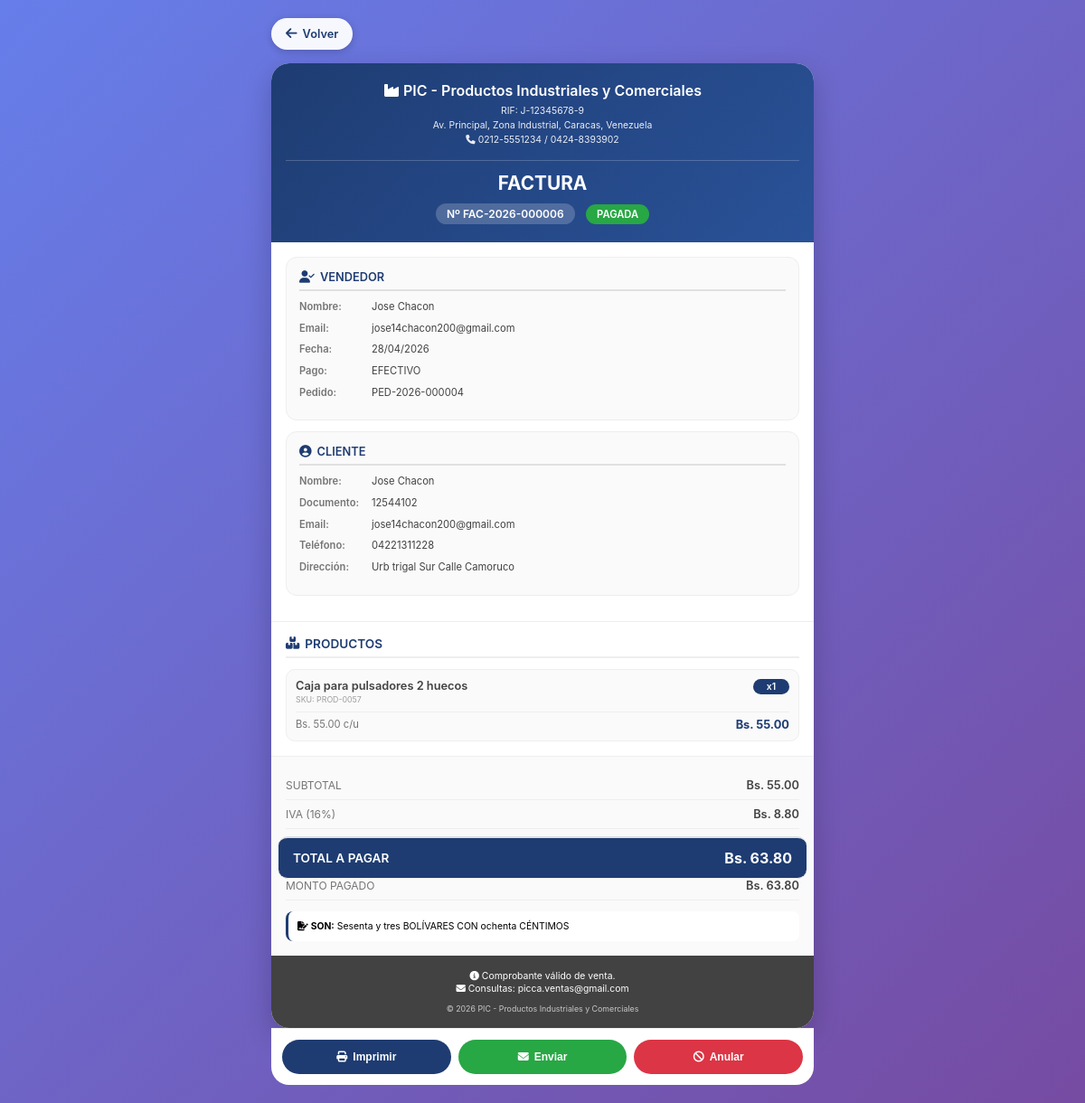
Screenshot of /facturacion/ver_factura.php?id=6 (signed in) with the database file from the repository.
### tables this page shows
CREATE TABLE `facturas` (
  `id` int NOT NULL AUTO_INCREMENT,
  `pedido_id` int DEFAULT NULL,
  `cliente_id` int NOT NULL,
  `numero_factura` varchar(20) NOT NULL,
  `fecha_emision` datetime DEFAULT CURRENT_TIMESTAMP,
  `fecha_vencimiento` date DEFAULT NULL,
  `subtotal` decimal(10,2) DEFAULT '0.00',
  `iva` decimal(10,2) DEFAULT '0.00',
  `total` decimal(10,2) NOT NULL DEFAULT '0.00',
  `metodo_pago` varchar(50) DEFAULT NULL,
  `estado` enum('pendiente','pagada','anulada') DEFAULT 'pendiente',
  `usuario_id` int DEFAULT NULL,
  `created_at` timestamp NULL DEFAULT CURRENT_TIMESTAMP,
  PRIMARY KEY (`id`),
  UNIQUE KEY `numero_factura` (`numero_factura`),
  UNIQUE KEY `pedido_id` (`pedido_id`),
  KEY `cliente_id` (`cliente_id`),
  CONSTRAINT `facturas_ibfk_1` FOREIGN KEY (`pedido_id`) REFERENCES `pedidos` (`id`) ON DELETE SET NULL,
  CONSTRAINT `facturas_ibfk_2` FOREIGN KEY (`cliente_id`) REFERENCES `clientes` (`id`) ON DELETE CASCADE
);

CREATE TABLE `users` (
  `id` int NOT NULL AUTO_INCREMENT,
  `nombre` varchar(100) NOT NULL,
  `correo` varchar(100) NOT NULL,
  `password` varchar(255) NOT NULL,
  `direccion` varchar(255) DEFAULT NULL,
  `estado` varchar(20) DEFAULT 'activo',
  `cedula` varchar(20) DEFAULT NULL,
  `telefono` varchar(20) DEFAULT NULL,
  `foto_perfil` varchar(255) DEFAULT NULL,
  `rol` varchar(20) DEFAULT 'usuario',
  `is_active` tinyint(1) DEFAULT '1',
  `email_verified` tinyint(1) DEFAULT '0',
  `verification_token` varchar(255) DEFAULT NULL,
  `last_login` datetime DEFAULT NULL,
  `created_at` timestamp NULL DEFAULT CURRENT_TIMESTAMP,
  PRIMARY KEY (`id`),
  UNIQUE KEY `correo` (`correo`),
  UNIQUE KEY `cedula` (`cedula`),
  KEY `idx_users_estado` (`estado`),
  KEY `idx_users_correo` (`correo`)
);

CREATE TABLE `pedidos` (
  `id` int NOT NULL AUTO_INCREMENT,
  `cliente_id` int DEFAULT NULL,
  `usuario_id` int DEFAULT NULL,
  `numero_pedido` varchar(20) NOT NULL,
  `fecha_pedido` datetime DEFAULT CURRENT_TIMESTAMP,
  `subtotal` decimal(10,2) NOT NULL DEFAULT '0.00',
  `impuesto` decimal(10,2) NOT NULL DEFAULT '0.00',
  `iva` decimal(10,2) NOT NULL DEFAULT '0.00',
  `total` decimal(10,2) NOT NULL DEFAULT '0.00',
  `estado` enum('pendiente','procesando','enviado','entregado','cancelado','facturado') DEFAULT 'pendiente',
  `metodo_pago` varchar(50) DEFAULT NULL,
  `referencia_pago` varchar(100) DEFAULT NULL,
  `comprobante_pago` varchar(255) DEFAULT NULL,
  `notas_cliente` text,
  `notas_internas` text,
  `observaciones` text,
  `fecha_facturacion` datetime DEFAULT NULL,
  `direccion_envio` text,
  `created_at` timestamp NULL DEFAULT CURRENT_TIMESTAMP,
  `updated_at` timestamp NULL DEFAULT CURRENT_TIMESTAMP ON UPDATE CURRENT_TIMESTAMP,
  PRIMARY KEY (`id`),
  UNIQUE KEY `numero_pedido` (`numero_pedido`),
  KEY `cliente_id` (`cliente_id`),
  KEY `usuario_id` (`usuario_id`),
  CONSTRAINT `pedidos_ibfk_1` FOREIGN KEY (`cliente_id`) REFERENCES `clientes` (`id`) ON DELETE SET NULL,
  CONSTRAINT `pedidos_ibfk_2` FOREIGN KEY (`usuario_id`) REFERENCES `users` (`id`) ON DELETE SET NULL
);

CREATE TABLE `clientes` (
  `id` int NOT NULL AUTO_INCREMENT,
  `tipo_documento` enum('cedula','ruc','pasaporte','dni') DEFAULT 'cedula',
  `documento` varchar(20) NOT NULL,
  `nombre` varchar(100) NOT NULL,
  `email` varchar(100) NOT NULL,
  `telefono` varchar(20) DEFAULT NULL,
  `direccion` text,
  `ciudad` varchar(50) DEFAULT NULL,
  `estado` enum('activo','inactivo','moroso') DEFAULT 'activo',
  `fecha_registro` datetime DEFAULT CURRENT_TIMESTAMP,
  PRIMARY KEY (`id`),
  UNIQUE KEY `documento` (`documento`)
);

CREATE TABLE `factura_detalles` (
  `id` int NOT NULL AUTO_INCREMENT,
  `factura_id` int NOT NULL,
  `producto_id` int NOT NULL,
  `cantidad` int NOT NULL DEFAULT '1',
  `precio_unitario` decimal(10,2) NOT NULL DEFAULT '0.00',
  `subtotal` decimal(10,2) NOT NULL DEFAULT '0.00',
  PRIMARY KEY (`id`),
  KEY `factura_id` (`factura_id`),
  KEY `producto_id` (`producto_id`),
  CONSTRAINT `factura_detalles_ibfk_1` FOREIGN KEY (`factura_id`) REFERENCES `facturas` (`id`) ON DELETE CASCADE,
  CONSTRAINT `factura_detalles_ibfk_2` FOREIGN KEY (`producto_id`) REFERENCES `products` (`id`) ON DELETE CASCADE
);

CREATE TABLE `products` (
  `id` int NOT NULL AUTO_INCREMENT,
  `sku` varchar(100) DEFAULT NULL,
  `name` varchar(255) NOT NULL,
  `price` decimal(10,2) NOT NULL,
  `image_url` varchar(512) DEFAULT NULL,
  `description` text,
  `category` varchar(100) DEFAULT 'General',
  `rating` decimal(2,1) DEFAULT '0.0',
  `views_count` int DEFAULT '0',
  `specs` text,
  `stock` int DEFAULT '0',
  `is_featured` tinyint(1) DEFAULT '0',
  `weight` decimal(10,2) DEFAULT '0.00',
  `dimensions` varchar(100) DEFAULT NULL,
  `currency` varchar(3) DEFAULT 'Bs',
  `created_at` timestamp NULL DEFAULT CURRENT_TIMESTAMP,
  `updated_at` timestamp NULL DEFAULT CURRENT_TIMESTAMP ON UPDATE CURRENT_TIMESTAMP,
  PRIMARY KEY (`id`),
  UNIQUE KEY `sku` (`sku`)
);

### facturacion/ver_factura.php (the view, shortened to what the rows shown need)
<?php
$host = 'localhost';
$dbname = 'carrito_db';
$username = 'root';
$password = '';
try {
    $pdo = new PDO("mysql:host=$host;dbname=$dbname;charset=utf8", $username, $password);
    $pdo->setAttribute(PDO::ATTR_ERRMODE, PDO::ERRMODE_EXCEPTION);
    $pdo->setAttribute(PDO::ATTR_DEFAULT_FETCH_MODE, PDO::FETCH_ASSOC);
    $pdo->exec("SET time_zone = '-04:00'");
} catch (PDOException $e) {
    die("Error de conexión: " . htmlspecialchars($e->getMessage()));
}
$factura_id = $_GET['id'] ?? 0;
try {
    $stmt = $pdo->prepare("
        SELECT f.*,
               c.nombre as cliente_nombre,
               c.documento as cliente_documento,
               c.email as cliente_email,
               c.telefono as cliente_telefono,
               c.direccion as cliente_direccion,
               c.ciudad as cliente_ciudad,
               u.nombre as vendedor_nombre,
               u.correo as vendedor_email,
               p.numero_pedido,
               p.metodo_pago as pedido_metodo_pago,
               p.created_at as fecha_pedido,
               p.notas_internas as pedido_notas,
               p.observaciones
        FROM facturas f
        LEFT JOIN clientes c ON f.cliente_id = c.id
        LEFT JOIN users u ON f.usuario_id = u.id
        LEFT JOIN pedidos p ON f.pedido_id = p.id
        WHERE f.id = ?
    ");
    $stmt->execute([$factura_id]);
    $factura = $stmt->fetch();
    $metodo_pago_real = $factura['metodo_pago'];
    if (!empty($factura['pedido_metodo_pago']) && $factura['pedido_metodo_pago'] !== 'transferencia') {
        $metodo_pago_real = $factura['pedido_metodo_pago'];
    }
    $stmt = $pdo->prepare("
        SELECT fd.*,
               p.name as producto_nombre,
               p.sku,
               p.category as categoria,
               p.description as producto_descripcion
        FROM factura_detalles fd
        LEFT JOIN products p ON fd.producto_id = p.id
        WHERE fd.factura_id = ?
        ORDER BY fd.id
    ");
    $stmt->execute([$factura_id]);
    $detalles = $stmt->fetchAll();
    $total_pagado = ($factura['estado'] === 'pagada') ? $factura['total'] : 0;
} catch (PDOException $e) {
    die("Error: " . htmlspecialchars($e->getMessage()));
}
function getMetodoPagoLegible($metodo) {
    $metodo = strtolower(trim($metodo));
    $mapa = [
        'efectivo' => 'EFECTIVO',
        'transferencia' => 'TRANSFERENCIA',
        'transferencia_bancaria' => 'TRANSFERENCIA',
        'pago_movil' => 'PAGO MÓVIL',
        'pago movil' => 'PAGO MÓVIL',
        'mixto' => 'MIXTO',
        'tarjeta' => 'TARJETA',
        'paypal' => 'PAYPAL',
        'zelle' => 'ZELLE',
        'cheque' => 'CHEQUE'
    ];
    return $mapa[$metodo] ?? strtoupper($metodo);
}
function numeroALetras($numero) {
    $formatter = new NumberFormatter("es", NumberFormatter::SPELLOUT);
    $entero = floor($numero);
    $decimal = round(($numero - $entero) * 100);
    $texto = ucfirst($formatter->format($entero)) . " BOLÍVARES";
    if ($decimal > 0) {
        $texto .= " CON " . $formatter->format($decimal) . " CÉNTIMOS";
    }
    return $texto;
}
function formatearFecha($fecha) {
    return date('d/m/Y', strtotime($fecha));
}
function getEstadoBadge($estado) {
    $estados = [
        'pagada' => ['class' => 'success', 'text' => 'PAGADA'],
        'pendiente' => ['class' => 'warning', 'text' => 'PENDIENTE'],
        'anulada' => ['class' => 'danger', 'text' => 'ANULADA']
    ];
    $estado_key = strtolower($estado);
    $info = $estados[$estado_key] ?? ['class' => 'secondary', 'text' => strtoupper($estado)];
    return '<span class="badge badge-' . $info['class'] . '">' . $info['text'] . '</span>';
}
$metodo_pago_mostrar = getMetodoPagoLegible($metodo_pago_real);
$empresa_nombre = "PIC - Productos Industriales y Comerciales";
?>
<!DOCTYPE html>
<html lang="es">
<head>
    <link rel="stylesheet" href="https://cdnjs.cloudflare.com/ajax/libs/font-awesome/6.4.0/css/all.min.css">
</head>
<body>
    <div class="invoice-container">
        <div class="invoice">
            <div class="invoice-header">
                <div class="company-info">
                    <h1><i class="fas fa-industry"></i> <?php echo htmlspecialchars($empresa_nombre); ?></h1>
                </div>
                <div class="invoice-title">
                    <h2>FACTURA</h2>
                    <div>
                        <span class="invoice-number">Nº <?php echo htmlspecialchars($factura['numero_factura']); ?></span>
                        <?php echo getEstadoBadge($factura['estado']); ?>
                    </div>
                </div>
            </div>
            <div class="info-sections">
                <div class="info-block">
                    <div class="info-row">
                        <span class="info-label">Nombre:</span>
                        <span class="info-value"><?php echo htmlspecialchars($factura['vendedor_nombre'] ?? 'Sistema'); ?></span>
                    </div>
                    <div class="info-row">
                        <span class="info-label">Email:</span>
                        <span class="info-value"><?php echo htmlspecialchars($factura['vendedor_email'] ?? 'No especificado'); ?></span>
                    </div>
                    <div class="info-row">
                        <span class="info-label">Fecha:</span>
                        <span class="info-value"><?php echo formatearFecha($factura['fecha_emision']); ?></span>
                    </div>
                    <div class="info-row">
                        <span class="info-label">Pago:</span>
                        <span class="info-value"><?php echo $metodo_pago_mostrar; ?></span>
                    </div>
                    <?php if (!empty($factura['numero_pedido'])): ?>
                    <div class="info-row">
                        <span class="info-label">Pedido:</span>
                        <span class="info-value"><?php echo htmlspecialchars($factura['numero_pedido']); ?></span>
                    </div>
                    <?php endif; ?>
                </div>
                <div class="info-block">
                    <div class="info-row">
                        <span class="info-label">Nombre:</span>
                        <span class="info-value"><?php echo htmlspecialchars($factura['cliente_nombre'] ?? 'No especificado'); ?></span>
                    </div>
                    <div class="info-row">
                        <span class="info-label">Documento:</span>
                        <span class="info-value"><?php echo htmlspecialchars($factura['cliente_documento'] ?? 'No especificado'); ?></span>
                    </div>
                    <div class="info-row">
                        <span class="info-label">Email:</span>
                        <span class="info-value"><?php echo htmlspecialchars($factura['cliente_email'] ?? 'No especificado'); ?></span>
                    </div>
                    <div class="info-row">
                        <span class="info-label">Teléfono:</span>
                        <span class="info-value"><?php echo htmlspecialchars($factura['cliente_telefono'] ?? 'No especificado'); ?></span>
                    </div>
                    <div class="info-row">
                        <span class="info-label">Dirección:</span>
                        <span class="info-value"><?php echo htmlspecialchars($factura['cliente_direccion'] ?? 'No especificada'); ?></span>
                    </div>
                </div>
            </div>
            <div class="products-section">
                <div class="products-list">
                    <?php if (empty($detalles)): ?>
                    <div style="text-align: center; padding: 30px; color: var(--gray-500);">
                        <i class="fas fa-box-open" style="font-size: 2rem; margin-bottom: 10px; display: block;"></i>
                        Sin productos registrados
                    </div>
                    <?php else: ?>
                        <?php foreach ($detalles as $index => $detalle): ?>
                        <div class="product-item">
                            <div class="product-header">
                                <div>
                                    <div class="product-name"><?php echo htmlspecialchars($detalle['producto_nombre'] ?? 'Producto no disponible'); ?></div>
                                    <?php if (!empty($detalle['sku'])): ?>
                                    <div class="product-sku">SKU: <?php echo htmlspecialchars($detalle['sku']); ?></div>
                                    <?php endif; ?>
                                </div>
                                <div class="product-qty">x<?php echo number_format($detalle['cantidad'] ?? 0); ?></div>
                            </div>
                            <div class="product-footer">
                                <div class="product-price">Bs. <?php echo number_format($detalle['precio_unitario'] ?? 0, 2); ?> c/u</div>
                                <div class="product-subtotal">Bs. <?php echo number_format($detalle['subtotal'] ?? 0, 2); ?></div>
                            </div>
                        </div>
                        <?php endforeach; ?>
                    <?php endif; ?>
                </div>
            </div>
            <div class="totals-section">
                <div class="total-line">
                    <span>SUBTOTAL</span>
                    <span>Bs. <?php echo number_format($factura['subtotal'] ?? 0, 2); ?></span>
                </div>
                <div class="total-line">
                    <span>IVA (16%)</span>
                    <span>Bs. <?php echo number_format($factura['iva'] ?? 0, 2); ?></span>
                </div>
                <div class="total-line grand-total">
                    <span>TOTAL A PAGAR</span>
                    <span>Bs. <?php echo number_format($factura['total'] ?? 0, 2); ?></span>
                </div>
                <div class="total-line">
                    <span>MONTO PAGADO</span>
                    <span>Bs. <?php echo number_format($total_pagado, 2); ?></span>
                </div>
                <div class="amount-words">
                    <i class="fas fa-file-signature"></i> <strong>SON:</strong> <?php echo numeroALetras($factura['total'] ?? 0); ?>
                </div>
            </div>
        </div>
    </div>
</body>
</html>

### rows the page displays
facturas: numero_factura "FAC-2026-000006", estado "PAGADA", users.nombre "Jose Chacon", users.correo "jose14chacon200@gmail.com", fecha_emision "28/04/2026", pedido.metodo_pago "EFECTIVO", pedido.numero_pedido "PED-2026-000004", cliente.nombre "Jose Chacon", cliente.documento "12544102", cliente.email "jose14chacon200@gmail.com", cliente.telefono "04221311228", cliente.direccion "Urb trigal Sur Calle Camoruco", subtotal "55.00", iva "8.80", total "63.80", total "Sesenta y tres BOLÍVARES CON ochenta CÉNTIMOS"
factura_detalles: producto.name "Caja para pulsadores 2 huecos", producto.sku "PROD-0057", cantidad "1", precio_unitario "55.00", subtotal "55.00"

### other values shown
$empresa_nombre "PIC - Productos Industriales y Comerciales"
$empresa_rif "J-12345678-9"
$empresa_direccion "Av. Principal, Zona Industrial, Caracas, Venezuela"
$empresa_telefono "0212-5551234 / 0424-8393902"
$empresa_email "picca.ventas@gmail.com"
